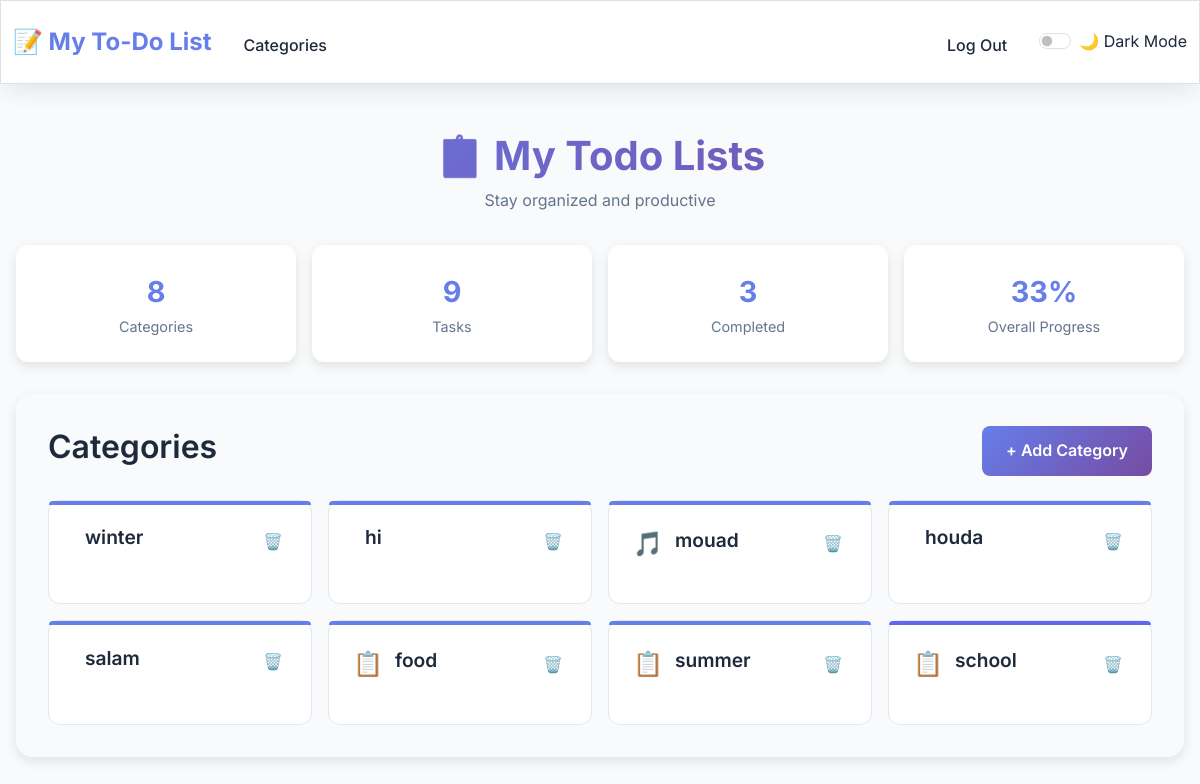
/ (signed in), run on the app's committed database.
### tables this page shows
CREATE TABLE categories (
    id INTEGER PRIMARY KEY AUTOINCREMENT,
    user_id INTEGER NOT NULL,
    name TEXT NOT NULL,
    color TEXT DEFAULT '#667eea',
    icon TEXT DEFAULT '📋',
    created_at DATETIME DEFAULT CURRENT_TIMESTAMP, status TEXT NOT NULL DEFAULT 'Not started',
    FOREIGN KEY (user_id) REFERENCES users (id),
    UNIQUE(user_id, name)
);

### app.py (the view)
@app.route("/", methods=["GET"])
@login_required
def index():
    categories = db.execute("""
        SELECT c.id, c.name, c.color, c.icon,
               COUNT(t.id) as total_tasks,
               COUNT(CASE WHEN t.completed = 1 THEN 1 END) as completed_tasks
        FROM categories c
        LEFT JOIN tasks t ON c.id = t.category_id
        WHERE c.user_id = ?
        GROUP BY c.id, c.name, c.color, c.icon
        ORDER BY c.created_at DESC
    """, session["user_id"])
    for category in categories:
        if category['total_tasks'] > 0:
            category['completion_percentage'] = round((category['completed_tasks'] / category['total_tasks']) * 100)
        else:
            category['completion_percentage'] = 0
    total_categories = len(categories)
    total_tasks = sum(cat['total_tasks'] for cat in categories)
    total_completed = sum(cat['completed_tasks'] for cat in categories)
    overall_completion = round((total_completed / total_tasks) * 100) if total_tasks > 0 else 0
    return render_template("index.html",
                           categories=categories,
                           total_categories=total_categories,
                           total_tasks=total_tasks,
                           total_completed=total_completed,
                           overall_completion=overall_completion)

### app.py (called while the page is built)
@app.after_request
def after_request(response):
    response.headers["Cache-Control"] = "no-cache, no-store, must-revalidate"
    response.headers["Expires"] = 0
    response.headers["Pragma"] = "no-cache"
    return response

### helpers.py (called while the page is built)
def login_required(f):
    @wraps(f)
    def decorated_function(*args, **kwargs):
        if session.get("user_id") is None:
            return redirect("/login")
        return f(*args, **kwargs)
    return decorated_function

### templates/index.html (shortened to what this page needs)
{% extends "layout.html" %}
{% block body %}
<div class="header">
    <h1>📋 My Todo Lists</h1>
    <p>Stay organized and productive</p>
</div>
<div class="stats-grid">
  <div class="stat-card">
      <div class="stat-number">{{ total_categories }}</div>
      <div class="stat-label">Categories</div>
  </div>
  <div class="stat-card">
      <div class="stat-number">{{ total_tasks }}</div>
      <div class="stat-label">Tasks</div>
  </div>
  <div class="stat-card">
      <div class="stat-number">{{ total_completed }}</div>
      <div class="stat-label">Completed</div>
  </div>
  <div class="stat-card">
      <div class="stat-number">{{ overall_completion }}%</div>
      <div class="stat-label">Overall Progress</div>
  </div>
</div>
<div class="categories-section">
    <div class="section-header">
        <h2>Categories</h2>
        <button class="add-category-btn" id="openCategoryFormBtn">+ Add Category</button>
    </div>
    <div class="categories-grid" id="categories-grid">
        {% for category in categories %}
        <div class="category-card" style="--category-color: {{ category.color or '#667eea' }};"
             onclick="location.href='/category/{{ category.id }}'">
            <div class="category-header">
                <span class="category-icon">{{ category.icon or ' '}}</span>
                <h3 class="category-name">{{ category.name }}</h3>
                <button class="delete-btn" onclick="event.stopPropagation(); deleteCategory({{ category.id }})">🗑️</button>
            </div>
        </div>
        {% endfor %}
    </div>
</div>
{% endblock %}

### templates/layout.html (shortened to what this page needs)
<!DOCTYPE html>
<html lang="en">
<head>
    <link href="https://cdn.jsdelivr.net/npm/bootstrap@5.3.3/dist/css/bootstrap.min.css" rel="stylesheet"
>
    <link href="{{ url_for('static', filename='styles.css') }}" rel="stylesheet">
</head>
<body>
    <nav class="bg-light border navbar navbar-expand-md navbar-light shadow-sm">
        <div class="container-fluid">
            <a class="navbar-brand fw-bold text-primary" href="/">
                📝 My To-Do List
            </a>
            <div class="collapse navbar-collapse" id="navbar">
                {% if session["user_id"] %}
                    <ul class="navbar-nav me-auto mt-2">
                        <li class="nav-item"><a class="nav-link" href="/">Categories</a></li>
                    </ul>
                    <ul class="navbar-nav ms-auto mt-2">
                        <li class="nav-item"><a class="nav-link text-danger" href="/logout">Log Out</a></li>
                    </ul>
                    <div class="ms-3 d-flex align-items-center">
                        <div class="form-check form-switch mb-0">
                            <input class="form-check-input" type="checkbox" id="darkModeToggle">
                            <label class="form-check-label mb-0" for="darkModeToggle">🌙 Dark Mode</label>
                        </div>
                    </div>
                {% else %}
                    <ul class="navbar-nav ms-auto mt-2">
                        <li class="nav-item"><a class="nav-link" href="/register">Register</a></li>
                        <li class="nav-item"><a class="nav-link" href="/login">Log In</a></li>
                    </ul>
                {% endif %}
            </div>
        </div>
    </nav>
    <main class="container py-5">
        {% block body %}{% endblock %}
    </main>
</body>
</html>

### static/styles.css (style rules this page uses)
:root { --primary: #667eea; --primary-dark: #5a6fd8; --secondary: #764ba2; --success: #10b981; --warning: #f59e0b; --danger: #ef4444; --info: #3b82f6; --bg-primary: #f8fafc; --bg-secondary: #ffffff; --bg-tertiary: #f1f5f9; --text-primary: #1e293b; --text-secondary: #64748b; --text-muted: #94a3b8; --border: #e2e8f0; --border-focus: #cbd5e1; --shadow: 0 10px 25px -5px rgba(0, 0, 0, 0.1); --shadow-lg: 0 20px 40px -12px rgba(0, 0, 0, 0.15); --shadow-xl: 0 25px 50px -12px rgba(0, 0, 0, 0.25); --transition: all 0.2s cubic-bezier(0.4, 0, 0.2, 1); --transition-slow: all 0.3s cubic-bezier(0.4, 0, 0.2, 1); }
* { margin: 0; padding: 0; box-sizing: border-box; }
body { font-family: 'Inter', -apple-system, BlinkMacSystemFont, 'Segoe UI', Roboto, sans-serif; background: var(--bg-primary); color: var(--text-primary); line-height: 1.6; transition: var(--transition); min-height: 100vh; }
h1, h2, h3, h4, h5, h6 { font-weight: 600; line-height: 1.2; margin-bottom: 0.5rem; }
h1 { font-size: 2.5rem; }
h2 { font-size: 2rem; }
h3 { font-size: 1.5rem; }
p { margin-bottom: 1rem; color: var(--text-secondary); }
.container { max-width: 1200px; margin: 0 auto; padding: 0 1rem; }
.navbar { background: var(--bg-secondary) !important; box-shadow: var(--shadow) !important; border-bottom: 1px solid var(--border); transition: var(--transition); padding: 1rem 0; }
.navbar-brand { font-weight: 700 !important; font-size: 1.5rem !important; color: var(--primary) !important; }
.nav-link { color: var(--text-primary) !important; font-weight: 500; transition: var(--transition); border-radius: 8px; padding: 0.5rem 1rem !important; }
.category-card, .category, .card { background: var(--bg-secondary) !important; color: var(--text-primary) !important; border: 1px solid var(--border) !important; }
.mt-2 { margin-top: 0.5rem; }
.categories-section, .categories-container, .main-content, .content-wrapper, .categories-wrapper { background: var(--bg-primary) !important; color: var(--text-primary) !important; }

### templates/index.html (style rules this page uses)
.header { text-align: center; margin-bottom: 2rem; }
.header h1 { background: linear-gradient(135deg, #667eea, #764ba2); -webkit-background-clip: text; -webkit-text-fill-color: transparent; font-size: 2.5rem; font-weight: 700; }
.stats-grid { display: grid; grid-template-columns: repeat(auto-fit, minmax(150px, 1fr)); gap: 1rem; margin-bottom: 2rem; }
.stat-card { background: white; padding: 1.5rem; border-radius: 12px; text-align: center; box-shadow: 0 4px 12px rgba(0,0,0,0.1); transition: transform 0.2s; }
.stat-number { font-size: 1.8rem; font-weight: 700; color: #667eea; }
.stat-label { color: #64748b; font-size: 0.9rem; }
.categories-section { background: white; border-radius: 16px; padding: 2rem; box-shadow: 0 4px 12px rgba(0,0,0,0.1); }
.section-header { display: flex; justify-content: space-between; align-items: center; margin-bottom: 1.5rem; }
.add-category-btn { background: linear-gradient(135deg, #667eea, #764ba2); color: white; border: none; padding: 0.75rem 1.5rem; border-radius: 8px; cursor: pointer; font-weight: 600; transition: transform 0.2s; }
.categories-grid { display: grid; grid-template-columns: repeat(auto-fit, minmax(250px, 1fr)); gap: 1rem; }
.category-card { background: #f8fafc; border: 2px solid #e2e8f0; border-radius: 12px; padding: 1.5rem; cursor: pointer; transition: all 0.2s; position: relative; }
.category-card::before { content: ''; position: absolute; top: 0; left: 0; right: 0; height: 4px; background: var(--category-color, #667eea); border-radius: 12px 12px 0 0; }
.category-header { display: flex; align-items: center; margin-bottom: 1rem; }
.category-icon { font-size: 1.5rem; margin-right: 0.75rem; }
.category-name { font-size: 1.2rem; font-weight: 600; flex: 1; }
.delete-btn { background: none; border: none; color: #ef4444; cursor: pointer; padding: 0.25rem; border-radius: 4px; }

### data on the page
categories: name "winter"
categories: name "hi"
categories: icon "🎵", name "mouad"
categories: name "houda"
categories: name "salam"
categories: icon "📋", name "food"
categories: icon "📋", name "summer"
categories: icon "📋", name "school"

### other printed values
{{ total_categories }} "8"
{{ total_tasks }} "9"
{{ total_completed }} "3"
{{ overall_completion }} "33"
